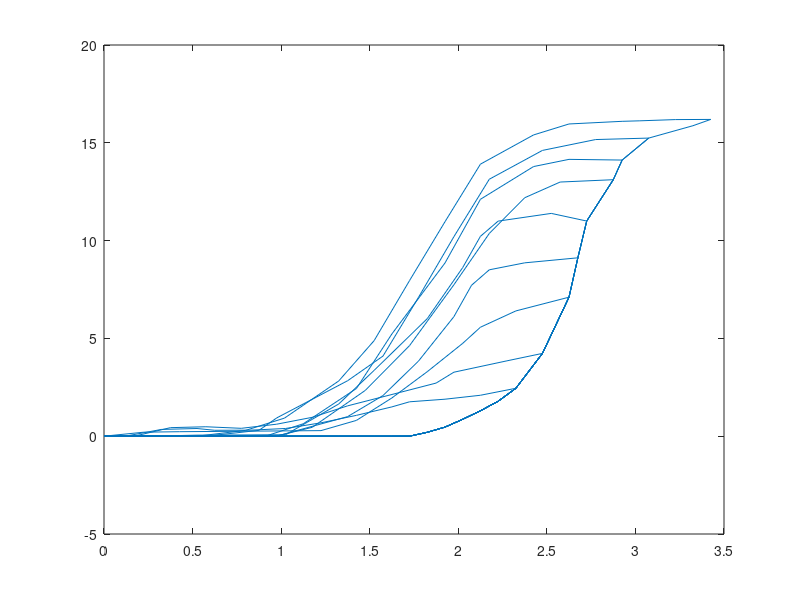

Source code (MATLAB):
function [ Y1, Y2 ] = DataE( )

v = [0	0.015	0.025	0.125	0.225	0.325	0.425	0.525	0.625	0.725	0.825	0.925	1.025	1.125	1.225	1.325	1.425	1.525	1.625	1.725	1.825	1.925	2.025	2.125	2.225	2.325	2.475	2.625	2.675	2.725	2.875	2.925	3.075	3.325	3.425	3.225	3.025	2.925	2.625	2.425	2.125	1.925	1.725	1.525	1.325	1.0188	0.8	0.525	0.325	0.125	0	3.075	2.775	2.475	2.175	1.975	1.775	1.575	1.375	0.975	0.875	0.575	0	2.925	2.625	2.425	2.125	1.925	1.625	1.425	1.125	0.925	0.525	0.325	0.125	0	2.875	2.575	2.375	2.175	1.975	1.725	1.475	1.175	0.975	0	2.725	2.525	2.225	2.125	2.025	1.825	1.525	1.325	1.025	0.525	0.325	0.125	0	2.675	2.375	2.175	2.075	1.975	1.775	1.575	1.375	0.975	0.375	0.175	0	2.625	2.325	2.125	2.025	1.825	1.625	1.425	1.225	0.425	0.225	0	2.475	2.275	1.975	1.875	1.675	1.375	1.175	0.975	0.775	0.575	0.375	0.175	0	2.325	2.125	1.925	1.725	1.625	1.425	1.225	1.025	0.825	0.625	0.525	0.325	0.125	0];
y = [0	0	0	0	0	0	0	0	0	0	0	0	0	0	0	0	0	0	0	0.002	0.2	0.465	0.865	1.3	1.7865	2.45	4.2331	7.1072	9.12	11	13.1134	14.1178	15.2412	15.8743	16.1954	16.1868	16.1241	16.0983	15.963	15.4026	13.9085	10.9663	7.9594	4.8863	2.8238	0.92434	0.3	0	0	0	0	15.2412	15.166	14.611	13.1374	10.197	7.093	4.0975	2.8345	0.93504	0.3	0	0	14.1178	14.1536	13.786	12.112	8.856	5.226	2.4393	0.636	0.0412	0.0173	0.01271	0.009	0	13.1134	12.9943	12.1914	10.3652	7.7394	4.6332	2.342	0.4531	0.009	0	11	11.3909	10.9964	10.2191	8.6226	6.0113	3.3672	1.6471	0.074	0.054	0.014	0.009	0	9.12	8.8634	8.5069	7.7191	6.1088	3.8367	2.0786	1.0002	0.005	-0.005	0.009	0	7.1072	6.4049	5.5715	4.7474	3.2995	1.9547	0.8084	0.2854	0.23	0.2054	0	4.2331	3.8538	3.2717	2.7167	2.2486	1.5514	0.9643	0.6146	0.4033	0.483	0.4371	0.009	0	2.45	2.0933	1.8918	1.759	1.4985	1.0662	0.6838	0.3949	0.3079	0.3032	0.393	0.3471	0.009	0];

v_major=v(1:51);
v1=[v(1:33),v(53:63)];
v2=[v(1:32),v(64:76)];
v3=[v(1:31),v(77:86)];
v4=[v(1:30),v(87:99)];
v5=[v(1:29),v(100:111)];
v6=[v(1:28),v(112:122)];
v7=[v(1:27),v(123:135)];
v8=[v(1:26),v(136:end)];

y_major=y(1:51);
y1=[y(1:33),y(53:63)];
y2=[y(1:32),y(64:76)];
y3=[y(1:31),y(77:86)];
y4=[y(1:30),y(87:99)];
y5=[y(1:29),y(100:111)];
y6=[y(1:28),y(112:122)];
y7=[y(1:27),y(123:135)];
y8=[y(1:26),y(136:end)];


Y1=[v_major,v1,v2,v3,v4,v5,v6,v7,v8];
Y2=[y_major,y1,y2,y3,y4,y5,y6,y7,y8];
plot(Y1,Y2)
end